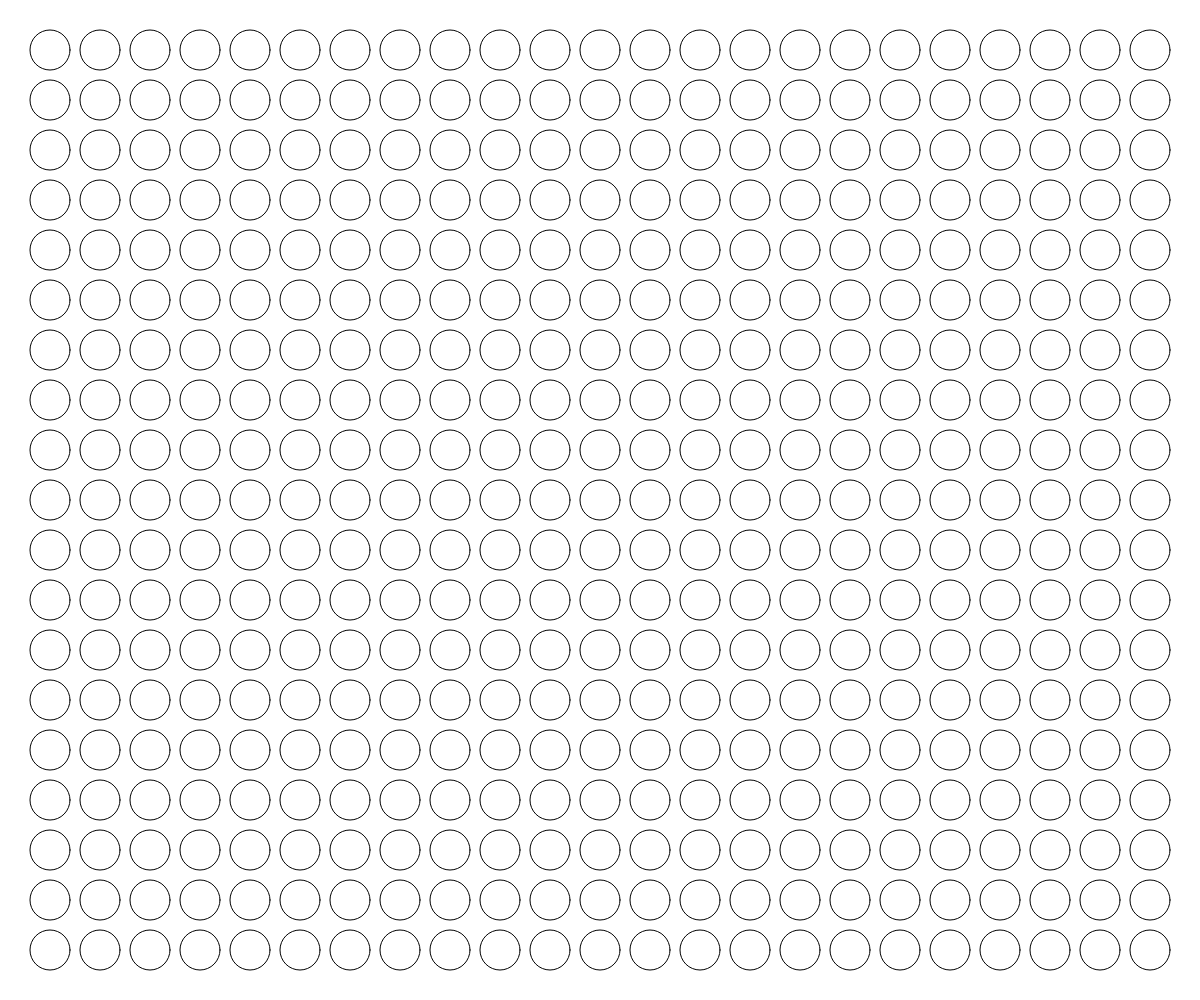
Frame 1 (no input)
Frame 60 (no input): identical to frame 1, image omitted
Frame 120 (the mouse pressed at the canvas centre since frame 60): identical to frame 1, image omitted

The p5.js sketch that drew this single still picture (run headless with seeded random() and noise() and a simulated clock; from frame 60 on, the mouse is pressed at the canvas centre):

// p5.js sketch
// ── sketch.js
// "For loops are cool." Part 3
var s = 40; // variable for ellipse size
var inc = 50; // variable for increment amount
              // change both these variables to see how they affect the drawing
function setup() {
  // use p5 variables that link canvas size to the window size
  // change window size and hit refresh to see your sketch change
  createCanvas(windowWidth, windowHeight);
  // turn off fill
  noFill();
}

function draw() {
  background(255);
  // Nested for loop structure 
  // Iterating across the screen from 50 to width minus 50
  // Use the variable inc to set the increment value
  for(var x = 50; x <= width-50; x += inc){
    // Iterating from top down to height minus 50
    for (var y = 50; y <= height-50; y += inc){
      // draw ellipses instead of lines, use s to set width/height
      ellipse(x, y, s, s);
    }
  }
}
